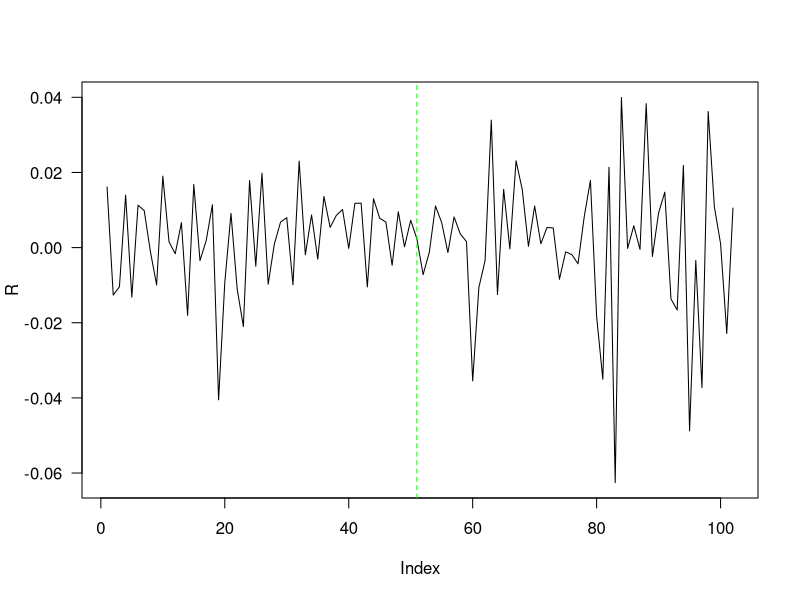
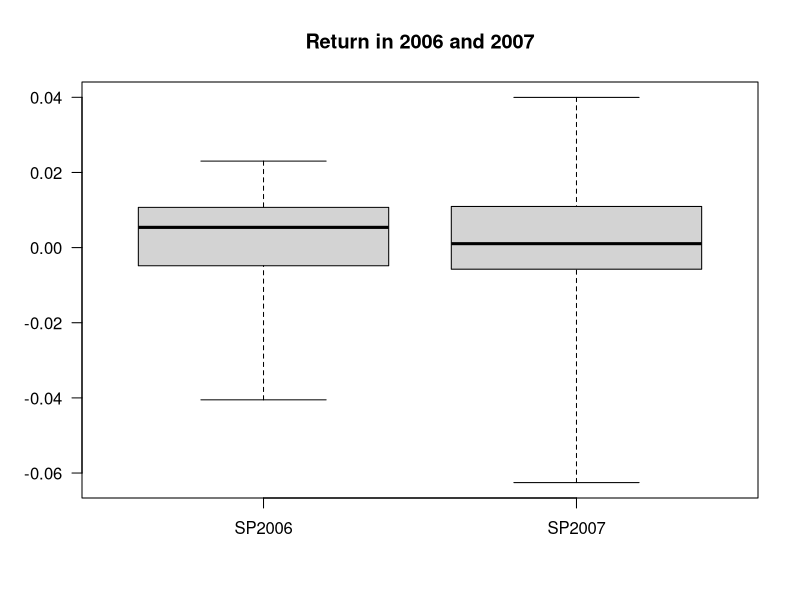
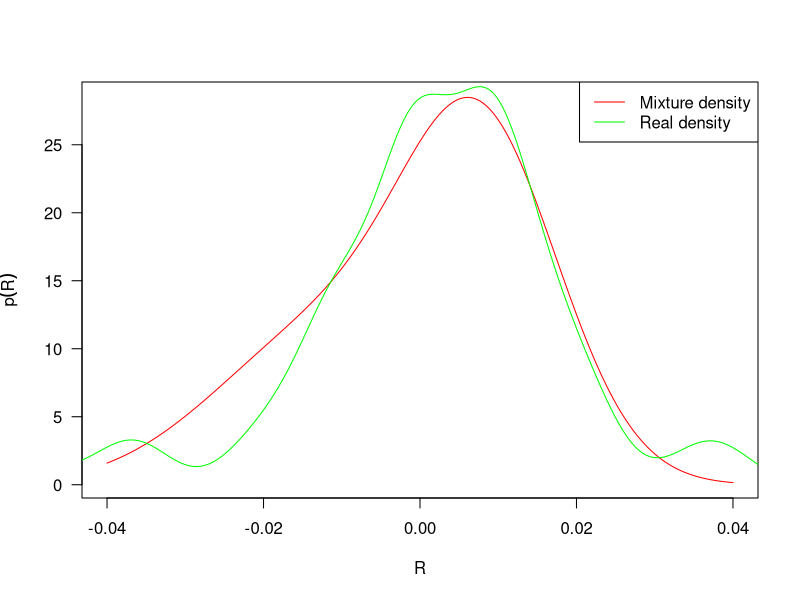
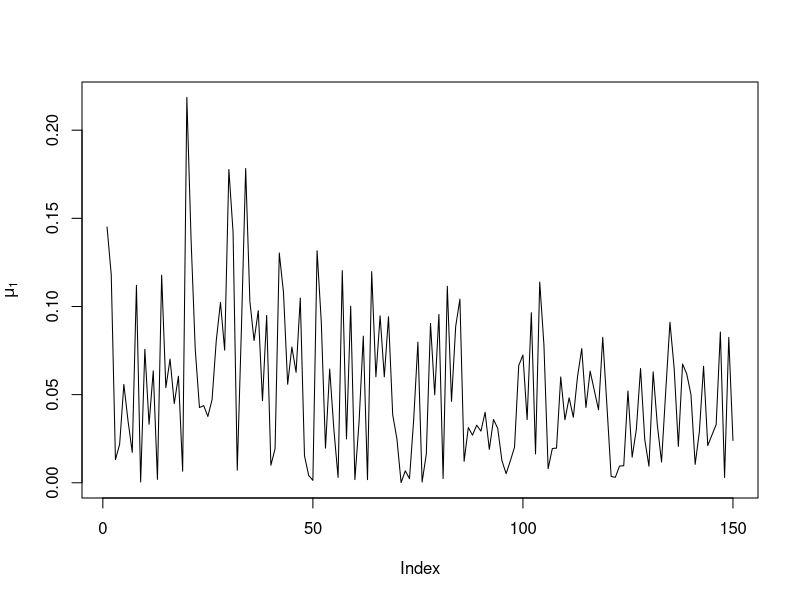
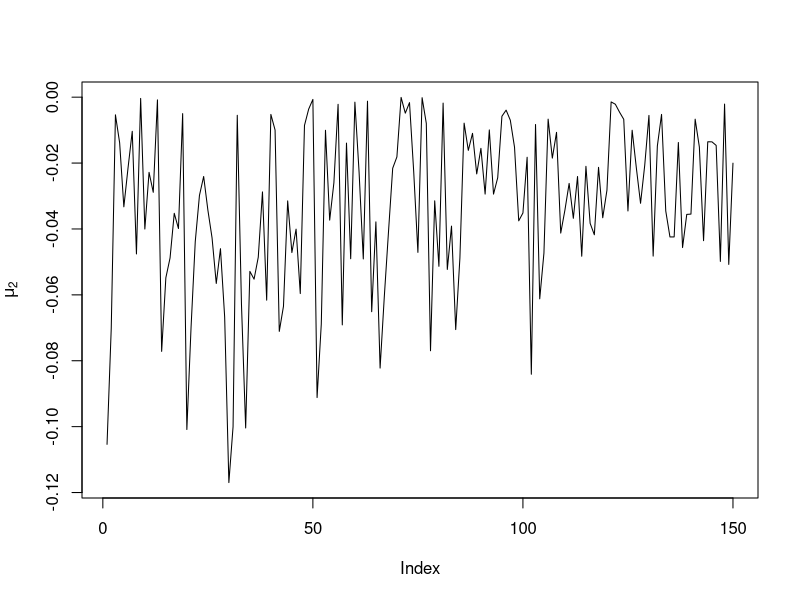
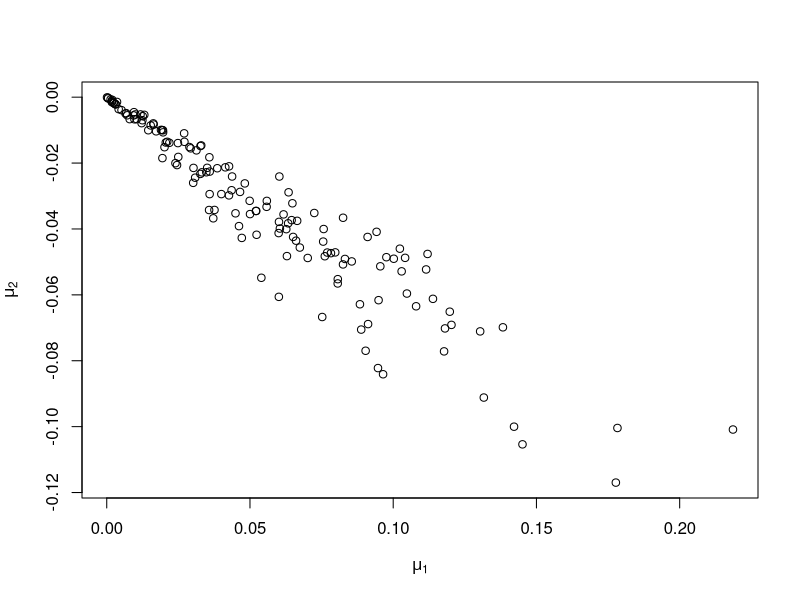
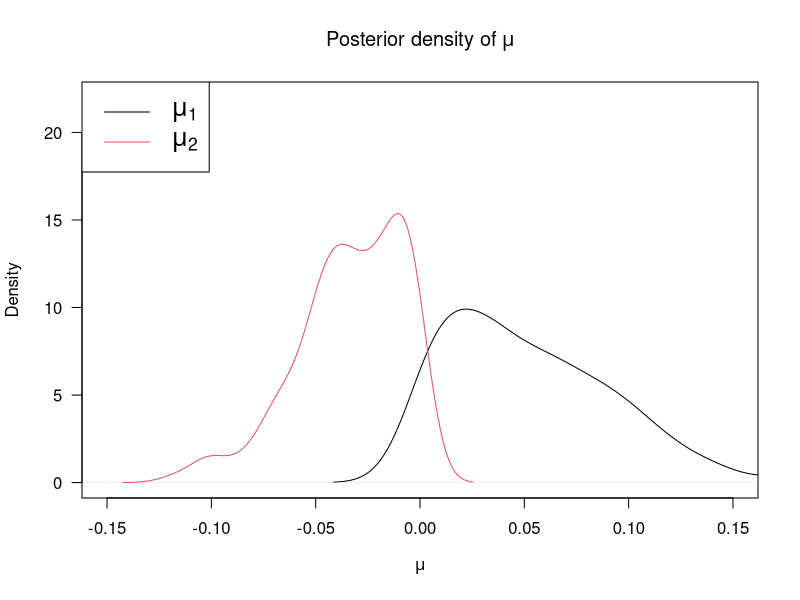
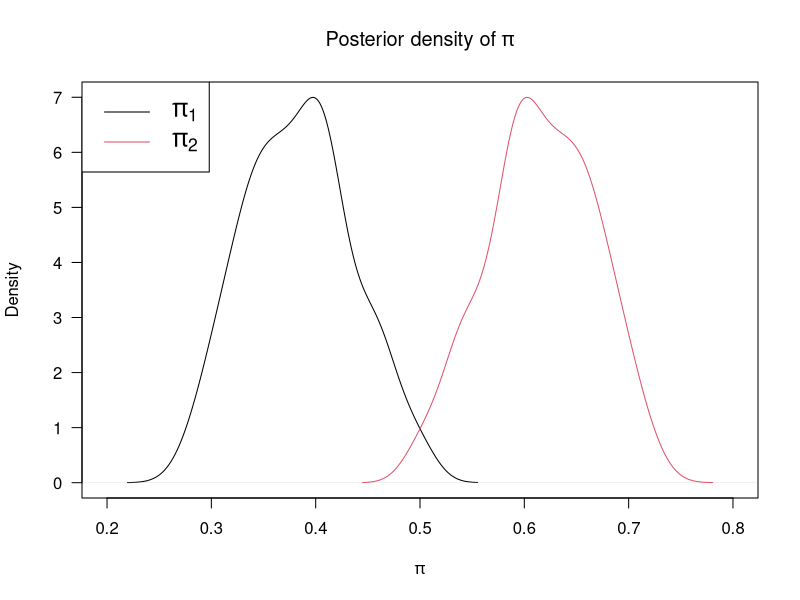

Write the R code that produced these figures, in order.
## ---- chunk 1
knitr::opts_chunk$set(echo = F)
library(coda)
library(MASS)
library(mvtnorm)

## ---- chunk 2
SP500.2006 <- read.csv("2006.txt",header = F)
SP500.2007 <- read.csv("2007.txt",header = F)
SP500 <- rbind(SP500.2006,SP500.2007)

r = c(4.35,4.44,4.42,4.51,4.6,4.66,4.7,4.69,4.74,4.76,4.77,4.78,4.83,4.82,4.91,4.98,4.98,5.02,4.99,
      4.97,5.07,5.05,5.15,5.22,5.30,5.29,5.26,5.22,5.16,5.11,5.07,5.06,5.07,5.03,5.02,4.99,5.00,4.89,4.87,
      5.02,5.04,5.08,4.95,5.02,5.04,5.01,4.98,4.90,4.95,4.96,4.99,
      4.98,5.01,5.08,5.09,5.09,5.09,5.06,5.05,4.9,4.91,4.89,4.90,4.92,4.90,4.90,4.82,4.96,4.96,4.96,4.99,
      4.98,4.97,4.93,4.99,4.98,4.95,4.82,4.89,4.41,4.10,4.24,4.28,4.12,4.06,4.03,4.10,4.03,4.11,4.23,4.11,3.91,3.98,
      4.04,3.71, 3.65,3.18,3.31,3.13,3.16,3.26,3.34
      )/365
# transfer annual rate to daily rate

R = c()
for (i in 2:nrow(SP500)){
  R = c(R, log(SP500$V2[i]/SP500$V2[i-1]))
}



## ---- chunk 3
plot(R, type = 'l', las = 1)
abline(v = length(R)/2, col = 'green', lty = 2)
# boxplot(R, las = 1)
# summary(R)
## ---- chunk 4
# plot(density(R),las = 1, xlab = 'R')

boxplot(list(SP2006 = R[1:round(length(R)/2)],SP2007 = R[round(length(R)/2):length(R)]),
        las = 1, range = 0, main = 'Return in 2006 and 2007')

# abline(v = 0.008, col = 3)
# abline(v = -0.001, col = 5)

# length(subset(R, R > 0.009))
# length(subset(R, R > 0.003 & R < 0.011))

# length(subset(R, R > -0.002 & R < 0.009))
# length(subset(R, R < -0.002))

## ---- chunk 5
# K = # of mixture normal models 
# T = total # of days
# pi = proportion of each normal model
# mu = mean of each normal
# theta = variance of each normal
# v_t ~ Uniform[0,1]
# Gt = k -> which normal model

mu = c(0.008, -0.012)
s2 = c(0.0001, 0.0002)
p = c(0.6, 0.4)
K = 2 # the number of mixed normal models

interval = seq(-0.04,0.04,0.0001)
plot(interval, p[1]*dnorm(interval, mu[1], sqrt(s2[1])) + p[2]*dnorm(interval, mu[2], sqrt(s2[2])), 
     col = 'red', las = 1, ylab = expression(p(R)), xlab = expression(R), type = 'l')
lines(density(R),col='green')
legend('topright',legend = c("Mixture density","Real density"), lty = c(1,1), col = c('red','green'))

## ---- chunk 6

# Fix K = 2, v_t = 0 (p. 595)

Psi.k = function(u){
  return(log(p[1]*exp(-u*mu[1] + u^2*s2[1]/2) + p[2]*exp(-u*mu[2] + u^2*s2[2]/2)))
}

Psi.vt = Psi.k(u = 0)
Psi.vt_1 = Psi.k(u = -1)

r_t = mean(r) #0.01

rho_t = r_t + Psi.vt - Psi.vt_1

Post.Gt.1 = p[1] * dnorm(R, mu[1] + rho_t,sqrt(s2[1]))/(p[1] * dnorm(R, mu[1] + rho_t,sqrt(s2[1])) + p[2] * dnorm(R, mu[2] + rho_t,sqrt(s2[2])))
Post.Gt.2 = p[2] * dnorm(R, mu[2] + rho_t,sqrt(s2[2]))/(p[1] * dnorm(R, mu[1] + rho_t,sqrt(s2[1])) + p[2] * dnorm(R, mu[2] + rho_t,sqrt(s2[2])))

model.num = c()
for (i in 1:length(R)){
  if (Post.Gt.1[i] > Post.Gt.2[i]){
    model.num = c(model.num,1)
  }
  else {model.num = c(model.num,2)}
}

# cbind(Post.Gt.1, Post.Gt.2, model.num)

x1 = length(subset(model.num, model.num == 1))
x2 = length(subset(model.num, model.num == 2))

# c(x1, x2)
## ---- chunk 7

repl = 100  # number of iterations for Metropolis Hasting
n.iter = 150 # number of iterations for Gibbs

trace = list(mu.1 = array(NA, dim = c(n.iter, 1)), 
              mu.2 = array(NA, dim =c(n.iter, 1)),
              theta.1 = array(NA, dim = c(n.iter, 4)),
              theta.2 = array(NA, dim = c(n.iter, 4)),
              p = array(NA, dim = c(n.iter, 1))
              )


x1 = length(subset(model.num, model.num == 1))
x2 = length(subset(model.num, model.num == 2))

R1 = R[model.num == 1]
R2 = R[model.num == 2]

generate.var = function(para, variance, data){
  var.list = c()
  for (i in 1:length(data)){
    eplison = rnorm(1, mean = 0, sqrt(variance))
    variance = para[1] + para[3]*(eplison+para[2]*variance)^2+para[4]*variance
    var.list = c(var.list, variance)
  }
  
  return(var.list)
}

log.likeli.ratio.1 = function(para1, para2, data){
 var.list.1 = generate.var(para1,var(data),data)
 var.list.2 = generate.var(para2,var(data),data)
 likeli.1 = log(dnorm(data, mu[1] + rho_t, var.list.1))
 likeli.2 = log(dnorm(data, mu[1] + rho_t, var.list.2))
 return(sum(likeli.1-likeli.2))
}

log.likeli.ratio.2 = function(para1, para2, data){
 var.list.1 = generate.var(para1,var(data),data)
 var.list.2 = generate.var(para2,var(data),data)
 likeli.1 = log(dnorm(data, mu[2] + rho_t, var.list.1))
 likeli.2 = log(dnorm(data, mu[2] + rho_t, var.list.2))
 return(sum(likeli.1-likeli.2))
}

MH.1 = function(para, data){
  theta.trace = list(omega.1 = array(NA, dim = c(repl, 1)), 
              gamma.1 = array(NA, dim =c(repl, 1)),
              alpha.1 = array(NA, dim = c(repl, 1)),
              beta.1 = array(NA, dim = c(repl, 1)))
  
  for (i in 1:repl){
  star <- c(exp(rnorm(1, mean = log(para[1]), sd = 0.01)),
            rnorm(1, para[2], sd = 0.01),
            exp(rnorm(1, mean = log(para[3]), sd = 0.01)),
            exp(rnorm(1, mean = log(para[4]), sd = 0.01)))
  H <- star/para
  M <- log.likeli.ratio.1(star,para,data)
  r = H + exp(c(M, M, M, M))
  for (k in 1:4){
  if (runif(1) < r[k]){
    para[k] <- star[k]
  }
  }
  theta.trace$omega.1[i] = para[1]
  theta.trace$gamma.1[i] = para[2]
  theta.trace$alpha.1[i] = para[3]
  theta.trace$beta.1[i] = para[4]
  }
  return(theta.trace)
}

MH.2 = function(para, data){
  theta.trace = list(omega.2 = array(NA, dim = c(repl, 1)), 
              gamma.2 = array(NA, dim =c(repl, 1)),
              alpha.2 = array(NA, dim = c(repl, 1)),
              beta.2 = array(NA, dim = c(repl, 1)))
  
  for (i in 1:repl){
  star <- c(exp(rnorm(1, mean = log(para[1]), sd = 0.01)),
            rnorm(1, para[2], sd = 0.01),
            exp(rnorm(1, mean = log(para[3]), sd = 0.01)),
            exp(rnorm(1, mean = log(para[4]), sd = 0.01)))
  H <- star/para
  M <- log.likeli.ratio.2(star, para, data)
  r = H + exp(c(M, M, M, M))
  for (k in 1:4){
  if (runif(1) < r[k]){
    para[k] <- star[k]
  }
  }
  theta.trace$omega.2[i] = para[1]
  theta.trace$gamma.2[i] = para[2]
  theta.trace$alpha.2[i] = para[3]
  theta.trace$beta.2[i] = para[4]
  }
  return(theta.trace)
}


  omega.1 <- runif(1,min=0.002,max=0.009); gamma.1 <- runif(1,min= -0.1,max=0.63)
  alpha.1 <- runif(1,min=0.038,max=0.0625); beta.1 <- runif(1,min=0.089,max=0.093)
  
  omega.2 <- runif(1,min=0.005,max=0.009); gamma.2 <- runif(1,min= -0.4,max=0.1)
  alpha.2 <- runif(1,min=0.02,max=0.125); beta.2 <- runif(1,min=0.05,max=0.1)
  
for (i in 1:n.iter){
  new.p <- rbeta(1,  x1 + 1, x2 + 1)
  
  var.1 <- generate.var(para = c(omega.1,gamma.1,alpha.1,beta.1),variance = var(R1),data=R1)
  var.2 <- generate.var(para = c(omega.2,gamma.2,alpha.2,beta.2),variance = var(R2),data=R2)
  
  theta.trace.1 = MH.1(para = c(omega.1,gamma.1,alpha.1,beta.1), data = R1)
  theta.trace.2 = MH.2(para = c(omega.2,gamma.2,alpha.2,beta.2), data = R2)
 
  A = sum(1/var.1) + new.p * new.p / (1-new.p)^2 * sum(1/var.2)
  b = new.p/(1-new.p)*sum(rnorm(1, mean = 0, sqrt(var.2))/var.2) - sum(rnorm(1, mean = 0, sqrt(var.1))/var.1)
  
  new.mu1 = abs(rnorm(1,-A^(-1)*b,A^(-1)))
  new.mu2 = -new.mu1*new.p/(1-new.p)
  
  trace$mu.1[i] = new.mu1
  trace$mu.2[i] = new.mu2
  
  omega.1 <- mean(theta.trace.1$omega.1); gamma.1 <- mean(theta.trace.1$gamma.1)
  alpha.1 <- mean(theta.trace.1$alpha.1); beta.1 <- mean(theta.trace.1$beta.1)
  trace$theta.1[i,] <- c(omega.1, gamma.1, alpha.1, beta.1)
  
  omega.2 <- mean(theta.trace.2$omega.2); gamma.2 <- mean(theta.trace.2$gamma.2)
  alpha.2 <- mean(theta.trace.2$alpha.2); beta.2 <- mean(theta.trace.2$beta.2)
  trace$theta.2[i,] <- c(omega.2, gamma.2, alpha.2, beta.2)
  
  trace$p[i] = new.p
  
  }

  # trace[i,] <- tr <- c(new.mu1, new.mu2, new.sigma1.sq, new.sigma2.sq, new.p)
  # new.sigma1.sq <- 1/rgamma(1,0.5*(v_0 + x1),0.5*(v_0*sigma_0.sq + sum((R[model.num == 1]-tr[1])^2)))
  # new.sigma2.sq <- 1/rgamma(1,0.5*(v_0 + x2),0.5*(v_0*sigma_0.sq + sum((R[model.num == 2]-tr[2])^2)))
  
  # new.mu1 <- rnorm(1,(mu_0/tao_0.sq + x1*R1.bar/new.sigma1.sq)/(1/tao_0.sq + x1/new.sigma1.sq),
                      # sqrt(1/(1/tao_0.sq + x1/new.sigma1.sq)))

  # new.mu2 <- rnorm(1,(mu_0/tao_0.sq + x2*R2.bar/new.sigma2.sq)/(1/tao_0.sq + x2/new.sigma2.sq),
                      # sqrt(1/(1/tao_0.sq + x2/new.sigma2.sq)))

trace.matrix = as.matrix(cbind(trace$mu.1,trace$mu.2,trace$theta.1,trace$theta.2,trace$p))

## ---- chunk 8
plot(trace.matrix[,1],type = 'l',ylab=expression(mu[1]))
plot(trace.matrix[,2],type = 'l',ylab=expression(mu[2]))
plot(trace.matrix[,1],trace.matrix[,2],ylab=expression(mu[2]),xlab=expression(mu[1]))

## ---- chunk 9

plot(density(trace.matrix[,1]), type = 'l', ylab = 'Density', xlab = expression(mu),
     las = 1,xlim = c(-0.15, 0.15), ylim = c(0, 22),
     main = expression('Posterior density of'~mu))
lines(density(trace.matrix[,2]), type = 'l',col=2)
legend('topleft',legend = c(expression(mu[1]),expression(mu[2])), 
       col = c(1,2), lty = c(1,1), cex = 1.5)


plot(density(trace.matrix[,11]), type = 'l', ylab = 'Density', xlab = expression(pi),
     xlim = c(0.2,0.8), las = 1,
     main = expression('Posterior density of'~pi))
lines(density(1-trace.matrix[,11]), col=2)
legend('topleft',legend = c(expression(pi[1]),expression(pi[2])), 
       col = c(1,2), lty = c(1,1),cex = 1.5)

## ---- chunk 10

post.inf = apply(trace.matrix,2,FUN = function(x){return(c(mean(x),quantile(x,c(0.025,0.975))))})
row.names(post.inf)[1] = 'mean'
colnames(post.inf) = c('mu1','mu2','omega1','gamma1','alpha1','beta1',
                       'omega2','gamma2','alpha2','beta2','pi')
round(post.inf, 6)


## ---- chunk 11


mu.mcmc <- mcmc(trace.matrix[,1:2], start = 100)
autocorr.plot(mu.mcmc)
effectiveSize(mu.mcmc)
